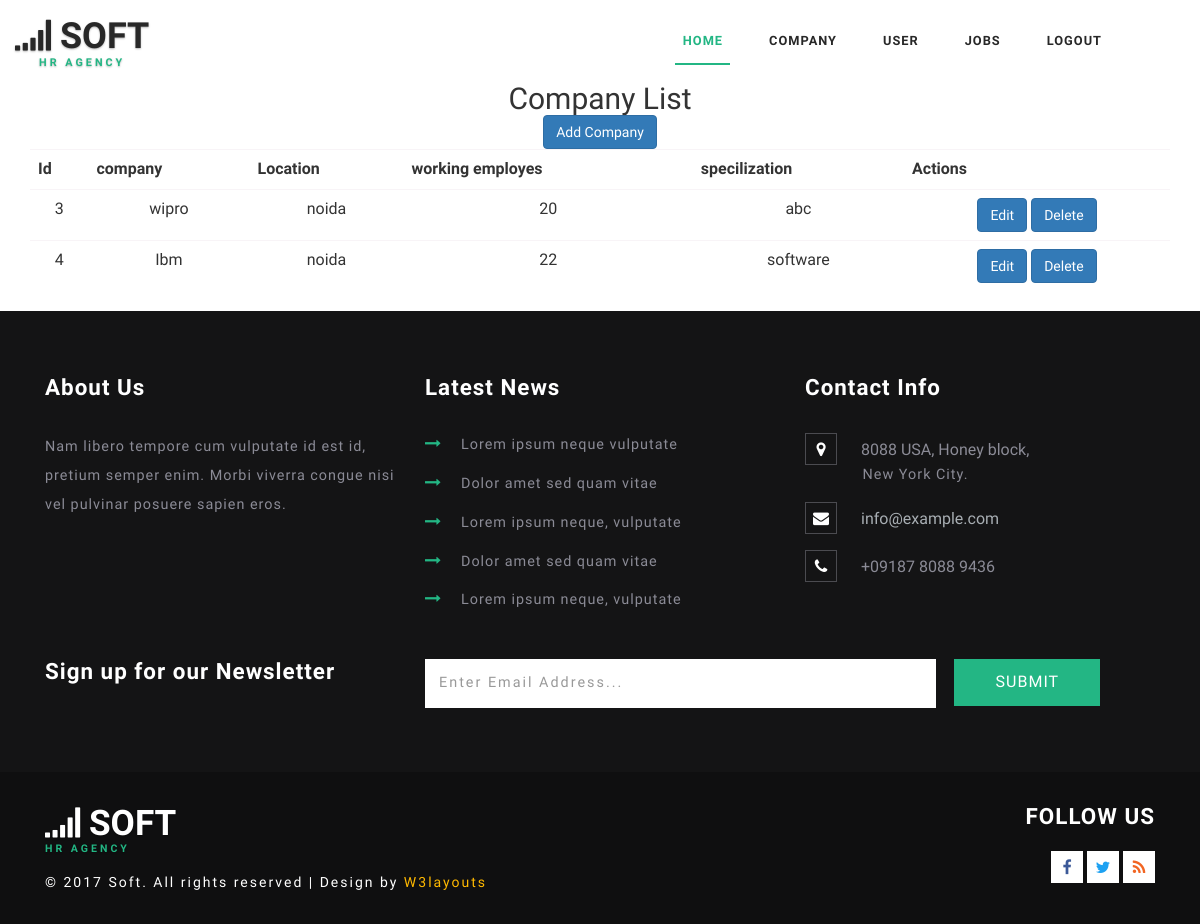
Before: /all_company (signed in) with the older database file.
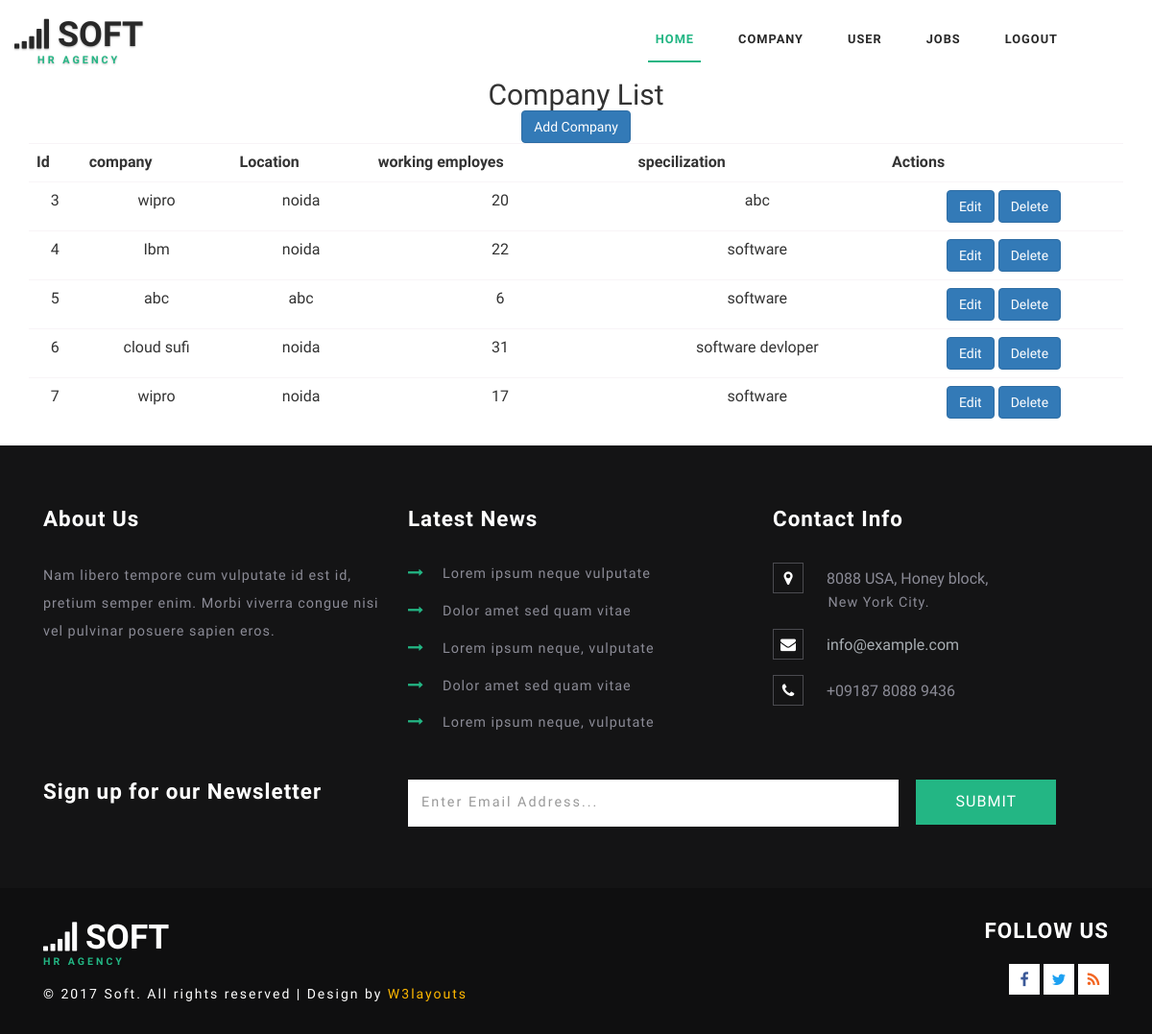
After: the same page with the newer database file.
### temp/models.py (models this page shows)
class company(models.Model):
    comapany_name=models.CharField(max_length=100)
    location=models.CharField(max_length=200)
    working_employes=models.CharField(max_length=200)
    Specialization=models.CharField(max_length=150)

### temp/views.py (the view)
# urls.py: path('all_company', views.all_companies, name="all_company"),
@login_required(login_url = '/login')
def all_companies(request):
    companies = company.objects.all()
    print(companies)
    return render(request, "temp/all_company.html", {"companies": companies})

### temp/templates/temp/all_company.html
{% extends 'temp/admin_layout.html' %}
{% block body %}
<div class="container p-4 text-center">
    <h2>Company List</h2><a href = "{% url 'add_company' %}" type="button" align="right" class="btn btn-primary">Add Company</a>
    <table class="table mt-3">
        <tr>
            <th>Id</th>
            <th>company</th>
            <th>Location</th>
            <th>working employes</th>
            <th>specilization</th>
            <th>Actions</th>
        </tr>
        {% for i in companies %}
            <tr>
                <td>{{i.id}}</td>
                <td>{{i.comapany_name}}</td>
                <td>{{i.location}}</td>
                <td>{{i.working_employes}}</td>
                <td>{{i.Specialization}}</td>
                <td>
                    <a href ="{% url 'edit_company' i.id %}" class= 'btn btn-primary'>Edit</a>
                    <a href ="{% url 'delete_company' i.id %}" class= 'btn btn-primary'>Delete</a>
                </td>
            </tr>
        {% endfor %}
     </table>
</div>
{% endblock %}

Changed rows visible on the page:
added company: id "5", comapany_name "abc", location "abc", working_employes "6", Specialization "software"
added company: id "6", comapany_name "cloud sufi", location "noida", working_employes "31", Specialization "software devloper"
added company: id "7", comapany_name "wipro", location "noida", working_employes "17", Specialization "software"
